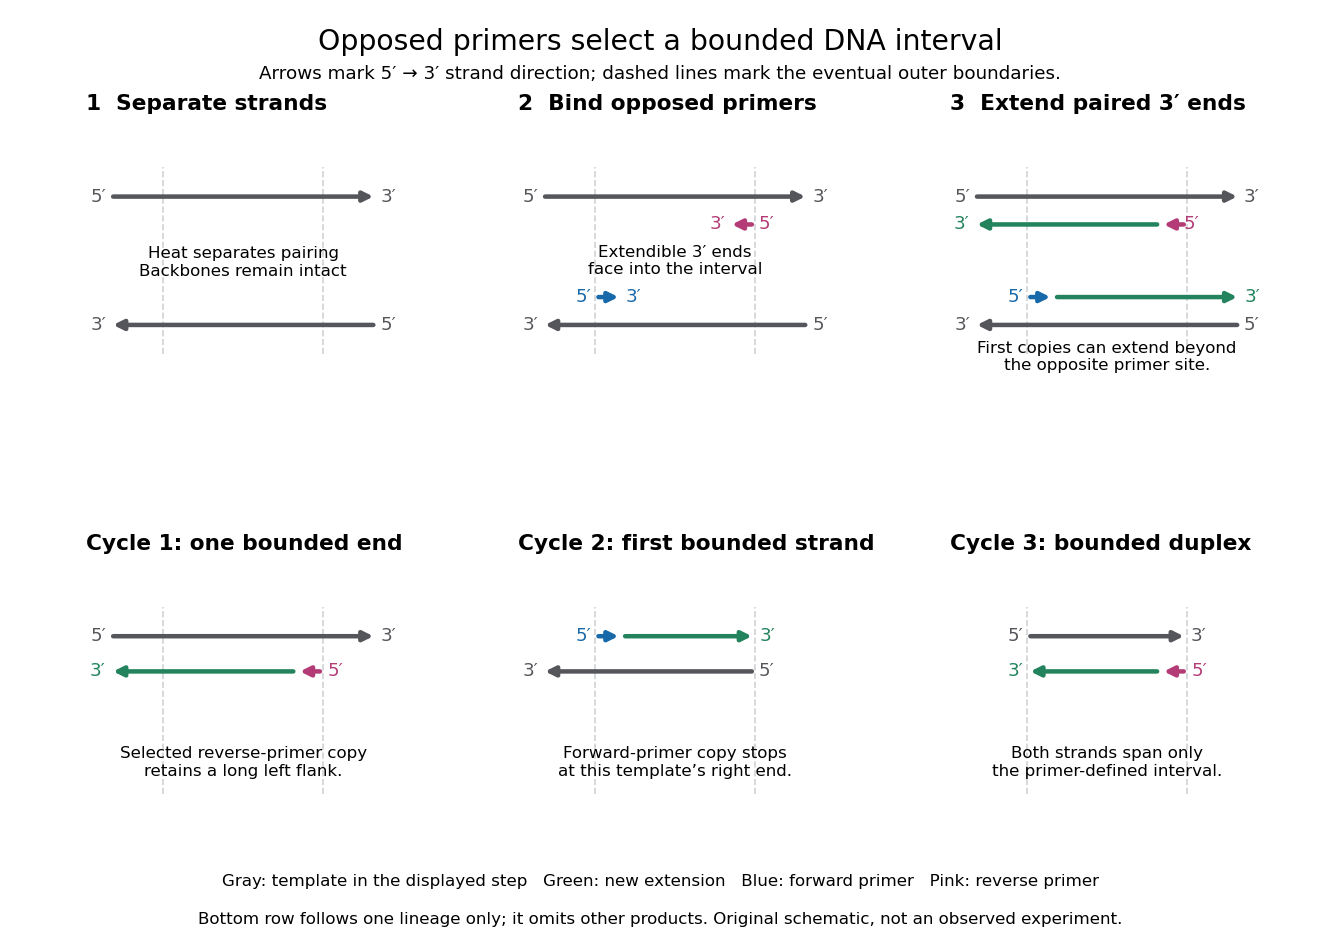

Python code for this plot:
"""Original PCR strand schematic. Tested with Python 3.14 / matplotlib 3.10.7.
Run from _media; saves a matching opaque white PNG in the current directory.
"""
from pathlib import Path
import matplotlib.pyplot as plt
from matplotlib.patches import FancyArrowPatch

OLD = '#55565b'
NEW = '#22835c'
FWD = '#1769aa'
REV = '#b33c76'


def strand(ax, left, right, y, direction, color, labels=True, lw=2.7):
    start, end = (left, right) if direction == 1 else (right, left)
    ax.add_patch(FancyArrowPatch((start, y), (end, y), arrowstyle='-|>',
                                mutation_scale=12, lw=lw, color=color))
    if labels:
        ax.text(left - .13, y, "5′" if direction == 1 else "3′",
                ha='right', va='center', fontsize=11, color=color)
        ax.text(right + .13, y, "3′" if direction == 1 else "5′",
                ha='left', va='center', fontsize=11, color=color)


def setup(ax, title):
    ax.set_xlim(-.9, 11)
    ax.set_ylim(-.1, 3.6)
    ax.axis('off')
    ax.set_title(title, fontsize=13, loc='left', fontweight='bold', pad=8)
    for x in (2, 8):
        ax.plot([x, x], [.45, 3], '--', color='#d0d3d5', lw=1, zorder=0)


def main():
    plt.rcParams.update({'font.family': 'DejaVu Sans', 'font.size': 11})
    fig, axes = plt.subplots(2, 3, figsize=(11, 7.9), dpi=120, facecolor='white')
    fig.subplots_adjust(left=.065, right=.96, top=.87, bottom=.12, wspace=.36, hspace=.62)
    fig.suptitle('Opposed primers select a bounded DNA interval', fontsize=17, y=.97)
    fig.text(.5, .917, 'Arrows mark 5′ → 3′ strand direction; dashed lines mark the eventual outer boundaries.', ha='center', fontsize=11)
    for ax, title in zip(axes[0], ['1  Separate strands', '2  Bind opposed primers', '3  Extend paired 3′ ends']):
        setup(ax, title)
        strand(ax, 0, 10, 2.6, 1, OLD)
        strand(ax, 0, 10, .85, -1, OLD)
    axes[0, 0].text(5, 1.7, 'Heat separates pairing\nBackbones remain intact', ha='center', va='center', fontsize=10)
    strand(axes[0, 1], 7, 8, 2.22, -1, REV)
    strand(axes[0, 1], 2, 3, 1.23, 1, FWD)
    # Once extended, a primer's former 3′ end is an internal position.
    strand(axes[0, 2], 7, 8, 2.22, -1, REV, labels=False)
    strand(axes[0, 2], 2, 3, 1.23, 1, FWD, labels=False)
    for x, y, label, color in [(8.15, 2.22, "5′", REV), (-.45, 2.22, "3′", NEW),
                                (1.55, 1.23, "5′", FWD), (10.45, 1.23, "3′", NEW)]:
        axes[0, 2].text(x, y, label, color=color, ha='center', va='center')
    axes[0, 1].text(5, 1.72, 'Extendible 3′ ends\nface into the interval', ha='center', va='center', fontsize=10)
    strand(axes[0, 2], 0, 7, 2.22, -1, NEW, labels=False)
    strand(axes[0, 2], 3, 10, 1.23, 1, NEW, labels=False)
    axes[0, 2].text(5, .23, 'First copies can extend beyond\nthe opposite primer site.', ha='center', fontsize=10)
    titles = ['Cycle 1: one bounded end', 'Cycle 2: first bounded strand', 'Cycle 3: bounded duplex']
    for ax, title in zip(axes[1], titles):
        setup(ax, title)
    strand(axes[1, 0], 0, 10, 2.6, 1, OLD)
    strand(axes[1, 0], 0, 7, 2.12, -1, NEW, labels=False)
    strand(axes[1, 0], 7, 8, 2.12, -1, REV, labels=False)
    axes[1, 0].text(-.45, 2.12, '3′', color=NEW, ha='center', va='center')
    axes[1, 0].text(8.45, 2.12, '5′', color=REV, ha='center', va='center')
    axes[1, 0].text(5, .7, 'Selected reverse-primer copy\nretains a long left flank.', ha='center', fontsize=10)
    strand(axes[1, 1], 0, 8, 2.12, -1, OLD)
    strand(axes[1, 1], 2, 3, 2.6, 1, FWD, labels=False)
    axes[1, 1].text(1.55, 2.6, '5′', color=FWD, ha='center', va='center')
    axes[1, 1].text(8.45, 2.6, '3′', color=NEW, ha='center', va='center')
    strand(axes[1, 1], 3, 8, 2.6, 1, NEW, labels=False)
    axes[1, 1].text(5, .7, 'Forward-primer copy stops\nat this template’s right end.', ha='center', fontsize=10)
    strand(axes[1, 2], 2, 8, 2.6, 1, OLD)
    strand(axes[1, 2], 2, 7, 2.12, -1, NEW, labels=False)
    strand(axes[1, 2], 7, 8, 2.12, -1, REV, labels=False)
    axes[1, 2].text(1.55, 2.12, '3′', color=NEW, ha='center', va='center')
    axes[1, 2].text(8.45, 2.12, '5′', color=REV, ha='center', va='center')
    axes[1, 2].text(5, .7, 'Both strands span only\nthe primer-defined interval.', ha='center', fontsize=10)
    fig.text(.5, .065, 'Gray: template in the displayed step   Green: new extension   Blue: forward primer   Pink: reverse primer', ha='center', fontsize=10)
    fig.text(.5, .025, 'Bottom row follows one lineage only; it omits other products. Original schematic, not an observed experiment.', ha='center', fontsize=10)
    fig.savefig(Path(__file__).stem + '.png', facecolor='white', transparent=False)
    plt.close(fig)


if __name__ == '__main__':
    main()
